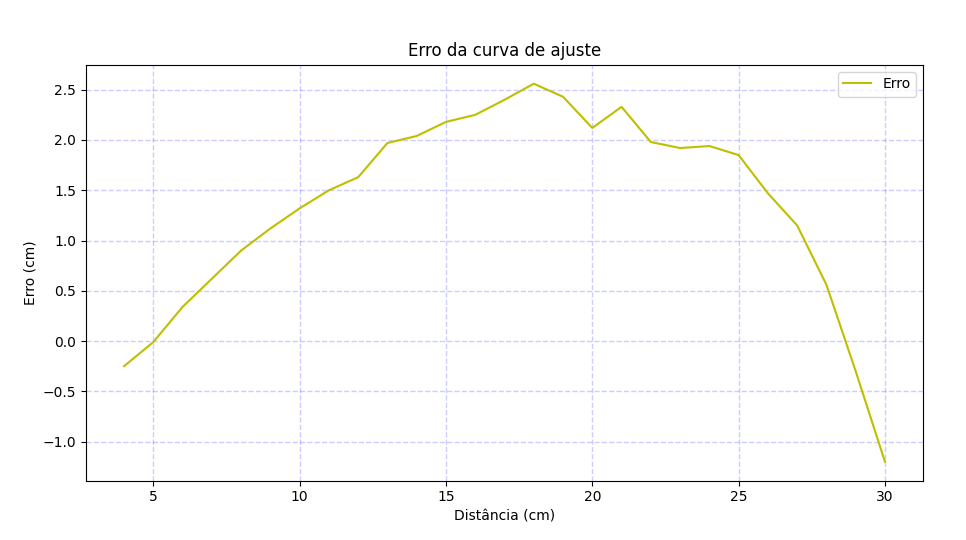

This chart was generated by the following Python code:
import matplotlib.pyplot as plt
import pandas as pd
import matplotlib.ticker as tick
import numpy as np

def f(x):
    return (2536.039588586432*pow(x,-0.7804968904727294))


csv =pd.read_csv('LeituraLowPass2.csv')

x=csv['firstFit']
y=csv['distance (cm)']
e=csv['firstFitStd']

fig, ax = plt.subplots(1, 1,figsize=[10.8,5.4])
#ax=plt.gca()


plt.subplot(111)
plt.title("Erro da curva de ajuste")
plt.xlim(auto=True)
plt.ylim(auto=True)
plt.xlabel("Distância (cm)")
plt.ylabel("Erro (cm)")
plt.plot(y,y-x, 'y-',label='Erro')
plt.legend()
ax.grid(color='b',alpha=0.2,linestyle='dashed',linewidth=1)


plt.savefig("incertezaPrimeiraCorrida.png")

